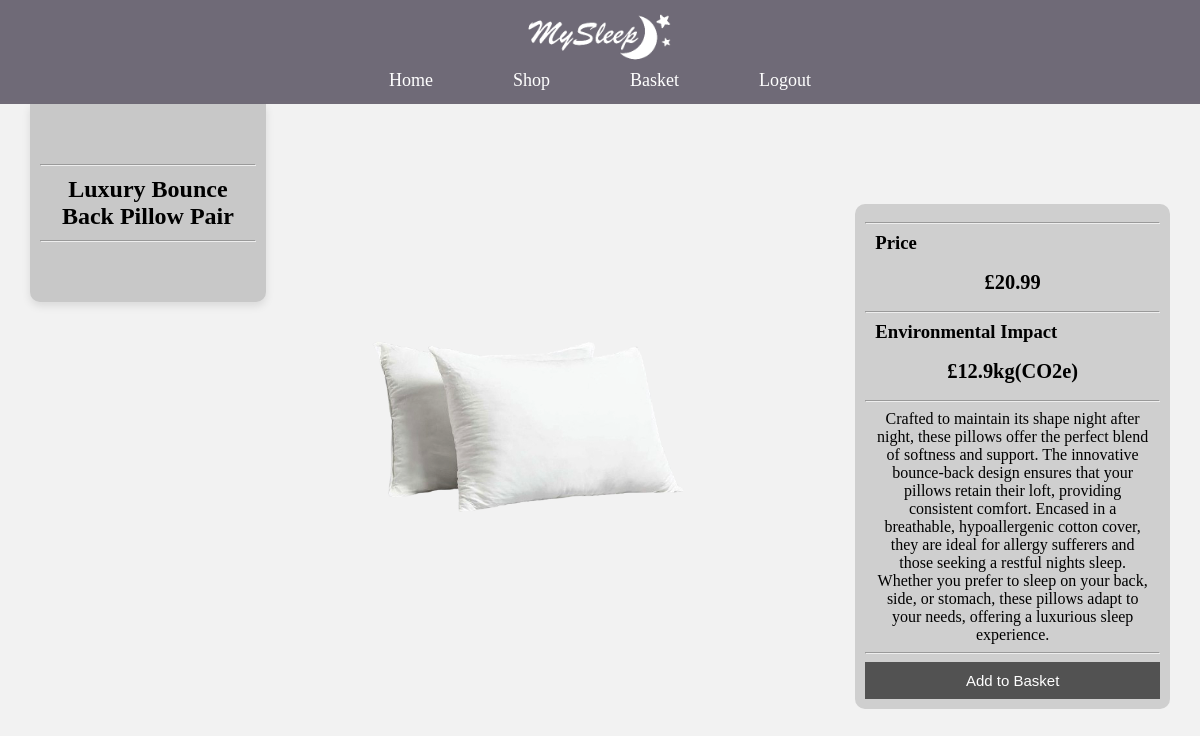
The app's page /Product/10 with its own data.
### website.py (models this page shows, shortened)
class Item(db.Model): #shows logical structure of database
    id = db.Column(db.Integer(), primary_key = True) #primary key - uniquely identifies each item in database table
    name = db.Column(db.String(length = 30), nullable = False, unique = True) #nullable - dont want it to be null/empty
    price = db.Column(db.Integer(), nullable = False)
    env_impact = db.Column(db.String(), nullable = False)
    description = db.Column(db.String(length = 1000), nullable = False, unique = True)
    image = db.Column(db.String(length = 1000), nullable = False)
    quantity = db.Column(db.Integer(), nullable = False)

### website.py (the view)
@app.route('/Product/<item_id>', methods = ['GET', 'POST'])
def Product(item_id):
    form = AddBasket()
    product = Item.query.filter_by(id = item_id).first()
    if form.validate_on_submit():
        item_id = request.form.get('item_id')
        if item_id:
            return add_to_basket(item_id)  # Call the function to add to the basket
    return render_template('Single_product.html', Product = product, form = form)

### website.py
class AddBasket(FlaskForm):
    submit = SubmitField('Add to Basket')

### templates/Single_product.html (shortened to what this page needs)
{% extends "bootstrap/base.html" %}
{% import "bootstrap/wtf.html" as wtf %}
    {% block head %}
    <head>
        <link rel="stylesheet" type="text/css" href="{{ url_for('static',filename='styles.css') }}">
    </head>
    {% endblock %}
    {% block content %}
    <body>
        <nav id="nav">
            <ul>
                <li><a class="navbar-brand" href="{{ url_for('Home') }}"><img id="logo" src="{{ url_for('static', filename='images/Logo.png') }}" alt="Logo"></a></li>
                <div class="nav-container">
                    <li class="nav-list"><a href="{{ url_for('Home') }}">Home</a></li>
                    <li class="nav-list"><a href="{{ url_for('All') }}">Shop</a></li>
                    <li class="nav-list"><a href="{{ url_for('cart') }}">Basket</a></li>
                    <li class="nav-list"><a href="{{ url_for('logout') }}">Logout</a></li>
                </div>
            </ul>
        </nav>
        <div class="single">
            <div class="single-product">
                <hr>
                <h1>{{ Product.name }}  </h1>
                <hr>
            </div>
            <div class="single-image">
                <img src="{{ url_for('static', filename=Product.image) }}" alt="{{ Product.name }} Image">
            </div>
            <div class="single-desc">
                <hr>
                <h3>Price</h3>
                <h2>£{{Product.price}}</h2>
                <hr>
                <h3>Environmental Impact</h3>
                <h2>£{{Product.env_impact}}</h2>
                <hr>
                <p>{{Product.description}}</p>
                <hr>
                <div class="single-form">
                    <form action="{{ url_for('add_to_basket', item_id=Product.id) }}" method="POST">
                        {{ form.submit() }}
                    </form>
                </div>
            </div>
        </div>
    </body>
    {% endblock %}

### static/styles.css (style rules this page uses)
body { background-color: rgb(242, 242, 242); margin: 0; padding: 0; }
#nav { position: fixed; top: 0; left: 0; right: 0; z-index: 1000; background-color: rgb(112, 107, 119, 0.8); color: #ffffff; display: flex; flex-direction: column; align-items: center; padding: 10px 0; }
#nav ul { list-style: none; padding: 0; margin: 0; width: 100%; display: flex; flex-direction: column; align-items: center; }
#logo { width: 150px; }
.nav-container { display: flex; gap: 20px; }
.nav-list { margin: 0 30px; }
.nav-list a { text-decoration: none; color: white; font-size: 18px; }
.single { display: flex; align-items: flex-start; }
.single-product { background-color: rgb(200, 200, 200); padding: 50px 0px; margin: 0 0 0 30px; width: 20%; text-align: center; border-bottom-right-radius:10px; border-bottom-left-radius:10px; box-shadow: 0 4px 8px rgba(0, 0, 0, 0.1); }
.single-product hr { margin: 10px 10px; }
.single-product h1 { margin: 0px 10px; font-size: 2vw; }
.single-image { width: 50%; }
.single-image img { width: 55%; margin: 150px 20px 50px 17%; }
.single-desc { background-color: rgb(207, 207, 207); padding: 10px; margin: 100px 30px 10px 0; width: 25%; text-align: center; border-radius: 10px; }
.single-desc h3 { text-align: left; margin: 0px 10px; }
.single-desc h2 { font-size: 1.7vw; }
.single-desc p { margin: 0px 10px; }
.single-form form * { background-color: rgb(82, 82, 82); border: none; font-size: 15px; padding: 10px 0; width: 100%; transition: transform 0.3s ease; color: white; }

### records on screen
Item: name "Luxury Bounce Back Pillow Pair", image (picture), price "20.99", env_impact "12.9kg(CO2e)", description "Crafted to maintain its shape night after night, these pillows offer the perfect blend of softness and support. The innovative bounce-back design ensures that your pillows retain their loft, providing consistent comfort. Encased in a breathable, hypoallergenic cotton cover, they are ideal for allergy sufferers and those seeking a restful nights sleep. Whether you prefer to sleep on your back, side, or stomach, these pillows adapt to your needs, offering a luxurious sleep experience."
